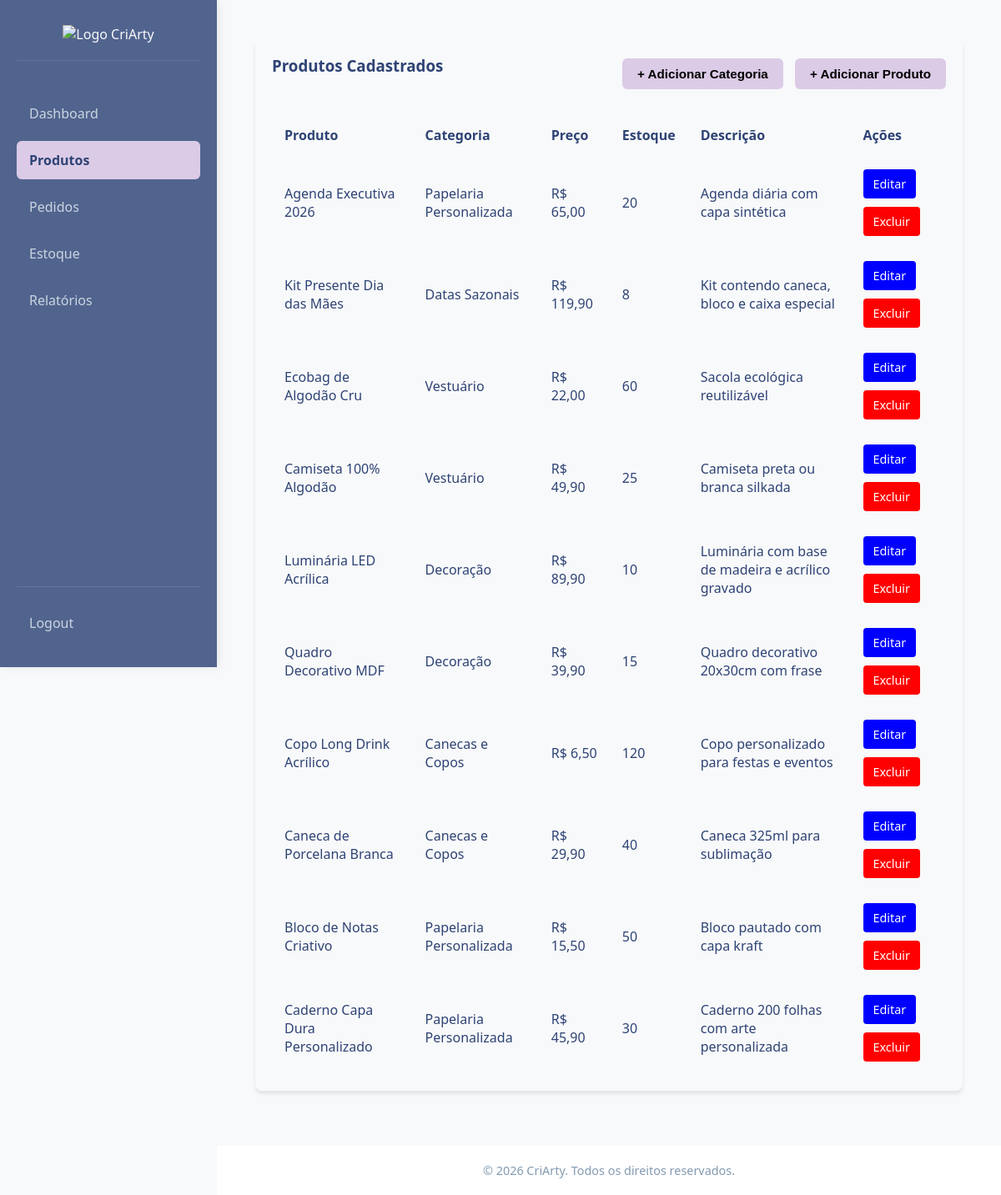
/admin/products.php (signed in), run on the app's committed database.
### tables this page shows
CREATE TABLE IF NOT EXISTS `product` (
  `idProduct` INT NOT NULL AUTO_INCREMENT,
  `Name` VARCHAR(100) NOT NULL,
  `BasePrice` DECIMAL(10,2) NOT NULL,
  `Stock` INT NOT NULL DEFAULT '0',
  `MinStock` INT NOT NULL DEFAULT '5',
  `Description` TEXT NULL DEFAULT NULL,
  `ImageURL` VARCHAR(255) NULL DEFAULT NULL,
  `isActive` TINYINT(1) NOT NULL DEFAULT '1',
  `Category_idCategory` INT NOT NULL,
  `createdAt` DATETIME NOT NULL DEFAULT CURRENT_TIMESTAMP,
  `updatedAt` DATETIME NOT NULL DEFAULT CURRENT_TIMESTAMP ON UPDATE CURRENT_TIMESTAMP,
  PRIMARY KEY (`idProduct`),
  INDEX `fk_Product_Category1_idx` (`Category_idCategory` ASC),
  CONSTRAINT `fk_Product_Category1`
    FOREIGN KEY (`Category_idCategory`)
    REFERENCES `category` (`idCategory`));

CREATE TABLE IF NOT EXISTS `category` (
  `idCategory` INT NOT NULL AUTO_INCREMENT,
  `Name` VARCHAR(45) NOT NULL,
  `Description` TEXT NULL DEFAULT NULL,
  `isActive` TINYINT(1) NOT NULL DEFAULT '1',
  PRIMARY KEY (`idCategory`),
  UNIQUE INDEX `uq_category_name` (`Name` ASC));

### admin/products.php (the view, shortened to what this page needs)
<?php
require_once('../config.php');
$products = $conn->query("SELECT p.idProduct, p.Name, p.BasePrice, p.Stock, p.Description, p.ImageURL, c.Name
                          AS CategoryName FROM product p
                          JOIN category c ON c.idCategory = p.Category_idCategory WHERE p.isActive = 1
                          ORDER BY p.idProduct DESC");
?>
<!doctype html>
<html lang="pt-br">
<head>
    <link rel="stylesheet" href="../css/style.css" />
    <link rel="stylesheet" href="../css/admin-styles/products.css" />
</head>
<body>
    <div class="main-container">
        <aside class="sidebar">
            <div class="logo">
                <img src="../images/logo.png" alt="Logo CriArty" />
            </div>
            <nav>
                <ul>
                    <li><a href="dashboard.php">Dashboard</a></li>
                    <li><a href="products.php" class="active">Produtos</a></li>
                    <li><a href="orders.php">Pedidos</a></li>
                    <li><a href="stock.php">Estoque</a></li>
                    <li><a href="reports.php">Relatórios</a></li>
                </ul>
                <div class="perfil">
                    <?php if (!empty($_SESSION['user_id'])): ?>
                        <a href="../logout.php">Logout</a>
                    <?php else: ?>
                        <a href="../login.php">Login</a>
                    <?php endif; ?>
                </div>
            </nav>
        </aside>
        <div class="content-area">
            <main class="content-main">
                <section class="registered-products">
                    <div class="section-header">
                        <h3>Produtos Cadastrados</h3>
                        <div>
                            <button type="button" class="btn btn-info" onclick="openModal('myModal2')"
                                style="margin-right: 10px;">+ Adicionar Categoria</button>
                            <button type="button" class="btn btn-info" onclick="openModal('myModal')">+ Adicionar
                                Produto</button>
                        </div>
                    </div>
                    <div class="table-responsive">
                        <table class="products-table">
                            <thead>
                                <tr>
                                    <th>Produto</th>
                                    <th>Categoria</th>
                                    <th>Preço</th>
                                    <th>Estoque</th>
                                    <th>Descrição</th>
                                    <th>Ações</th>
                                </tr>
                            </thead>
                            <tbody>
                                <?php while ($p = $products->fetch_assoc()): ?>
                                    <tr>
                                        <td><?php echo htmlspecialchars($p['Name']); ?></td>
                                        <td><?php echo htmlspecialchars($p['CategoryName']); ?></td>
                                        <td>R$ <?php echo number_format($p['BasePrice'], 2, ',', '.'); ?></td>
                                        <td><?php echo (int) $p['Stock']; ?></td>
                                        <td class="description-text"><?php echo htmlspecialchars($p['Description']); ?></td>
                                        <td>
                                            <div class="product-actions">
                                                <a href="edit_product.php?id=<?= $p['idProduct'] ?>"
                                                    class="btn-edit">Editar</a>
                                                <a href="delete_product.php?id=<?= $p['idProduct'] ?>" class="btn-delete"
                                                    onclick="return confirm('Excluir este produto?')">Excluir</a>
                                            </div>
                                        </td>
                                    </tr>
                                <?php endwhile; ?>
                            </tbody>
                        </table>
                    </div>
                </section>
            </main>
            <footer>
                <p>&copy; 2026 CriArty. Todos os direitos reservados.</p>
            </footer>
        </div>
    </div>
</body>
</html>

### css/style.css (style rules this page uses)
* { margin: 0; padding: 0; box-sizing: border-box; text-decoration: none; list-style: none; }
:root { --primary-color: #51648e; --primary-color-dark: #384e81; --secondary-color: #dbcbe6; --secondary-color-dark: #b9b0c0; --tertiary-color: #848e51; --neutral-color: #F8F9FA; --bg-main: var(--neutral-color); --bg-sidebar: var(--primary-color); --bg-card: #ffffff; --text-dark: #2e4375; --text-light: #f8f9fa; }
html { scroll-behavior: smooth; min-height: 100vh; }
body { font-family: 'Segoe UI', Tahoma, Geneva, Verdana, sans-serif; background-color: var(--bg-main); color: var(--text-dark); }
.sidebar { background-color: var(--bg-sidebar); color: var(--text-light); padding: 30px 20px; box-shadow: 2px 0 10px rgba(28, 58, 90, 0.1); display: flex; flex-direction: column; height: 100vh; position: sticky; top: 0; }
.sidebar nav { display: flex; flex-direction: column; flex-grow: 1; }
.sidebar .perfil { margin-top: auto; padding-top: 20px; border-top: 1px solid rgba(255, 255, 255, 0.1); }
.sidebar .logo { margin-bottom: 40px; text-align: center; border-bottom: 1px solid rgba(255, 255, 255, 0.1); padding-bottom: 20px; }
.sidebar nav ul { display: flex; flex-direction: column; gap: 10px; }
.sidebar nav a { color: #cbd5e1; display: block; padding: 12px 15px; border-radius: 6px; transition: all 0.3s ease; }
.sidebar nav a:hover, .sidebar nav a.active { color: var(--text-light); background-color: var(--secondary-color); font-weight: 600; color: var(--text-dark); }
main { flex: 1; }
.main-container { display: grid; grid-template-columns: 260px 1fr; min-height: 100vh; }
.content-area { display: flex; flex-direction: column; }
.content-main { flex-direction: column; justify-content: space-between; margin: 46px; }
footer { background-color: var(--bg-card); padding: 20px; text-align: center; font-size: 0.9rem; color: #829ab1; border-top: 1px solid var(--border-color); margin-top: auto; }

### css/admin-styles/products.css (style rules this page uses)
.products-section, .registered-products { background-color: var(--light-navy); padding: 20px; border-radius: 8px; margin-bottom: 20px; border: 1px solid var(--border-color); box-shadow: 0 4px 4px rgba(28, 58, 90, 0.1); overflow-x: auto; }
.registered-products h3 { margin-bottom: 20px; }
.section-header { display: flex; justify-content: space-between; align-items: center; margin-bottom: 25px; }
.btn { padding: 10px 18px; border-radius: 6px; border: none; cursor: pointer; font-weight: 600; font-size: .95rem; }
.btn-info { background: var(--secondary-color); color: #000000; }
.products-table { width: 100%; border-collapse: collapse; }
.products-table th, .products-table td { padding: 15px; text-align: left; vertical-align: middle; }
.product-actions { display: flex; gap: 10px; flex-wrap: wrap; }
.product-actions a { text-decoration: none; border: none; padding: 8px 12px; border-radius: 4px; font-size: 0.9rem; cursor: pointer; transition: background-color 0.2s ease; }
.btn-edit { color: #fff; background-color: blue; }
.btn-delete { color: #fff; background-color: red; }

### data on the page
product: Name "Agenda Executiva 2026", Category_idCategory.Name "Papelaria Personalizada", BasePrice "65,00", Stock "20", Description "Agenda diária com capa sintética"
product: Name "Kit Presente Dia das Mães", Category_idCategory.Name "Datas Sazonais", BasePrice "119,90", Stock "8", Description "Kit contendo caneca, bloco e caixa especial"
product: Name "Ecobag de Algodão Cru", Category_idCategory.Name "Vestuário", BasePrice "22,00", Stock "60", Description "Sacola ecológica reutilizável"
product: Name "Camiseta 100% Algodão", Category_idCategory.Name "Vestuário", BasePrice "49,90", Stock "25", Description "Camiseta preta ou branca silkada"
product: Name "Luminária LED Acrílica", Category_idCategory.Name "Decoração", BasePrice "89,90", Stock "10", Description "Luminária com base de madeira e acrílico gravado"
product: Name "Quadro Decorativo MDF", Category_idCategory.Name "Decoração", BasePrice "39,90", Stock "15", Description "Quadro decorativo 20x30cm com frase"
product: Name "Copo Long Drink Acrílico", Category_idCategory.Name "Canecas e Copos", BasePrice "6,50", Stock "120", Description "Copo personalizado para festas e eventos"
product: Name "Caneca de Porcelana Branca", Category_idCategory.Name "Canecas e Copos", BasePrice "29,90", Stock "40", Description "Caneca 325ml para sublimação"
product: Name "Bloco de Notas Criativo", Category_idCategory.Name "Papelaria Personalizada", BasePrice "15,50", Stock "50", Description "Bloco pautado com capa kraft"
product: Name "Caderno Capa Dura Personalizado", Category_idCategory.Name "Papelaria Personalizada", BasePrice "45,90", Stock "30", Description "Caderno 200 folhas com arte personalizada"
